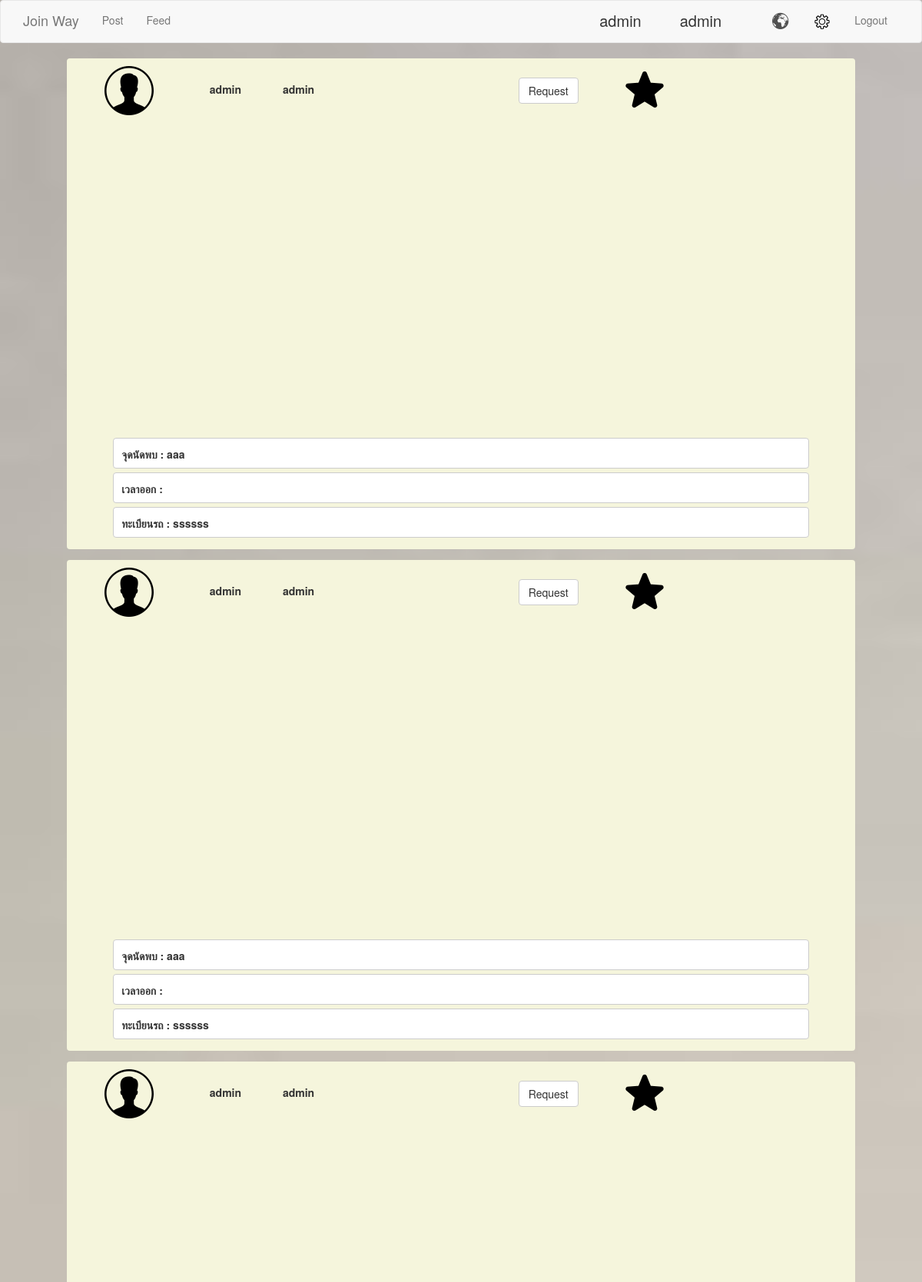
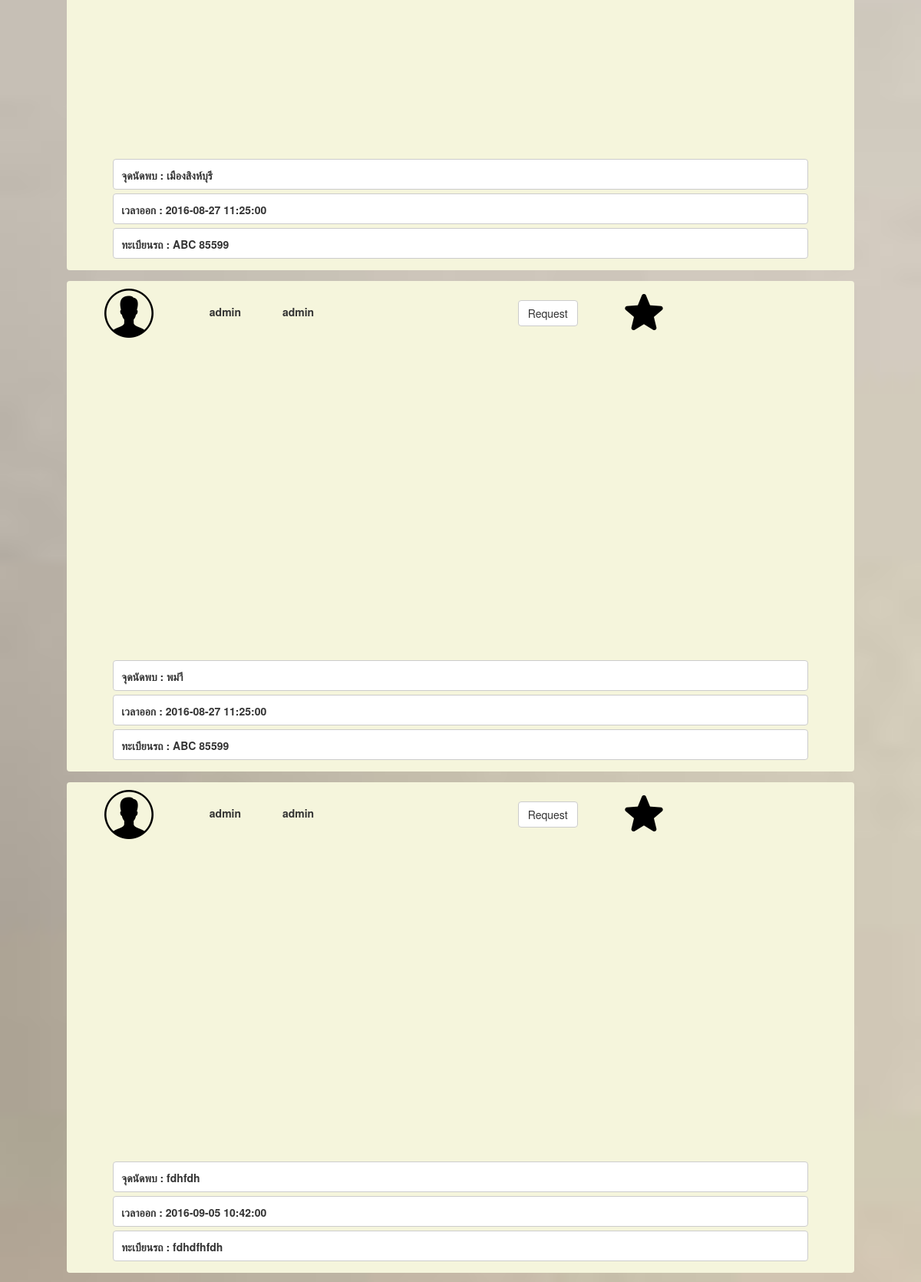
The page /source/phpListViewPage.php (signed in, upper part) on the database its author committed (2 pictures, top to bottom).
### tables this page shows
CREATE TABLE `user` (
  `user_id` varchar(10) NOT NULL,
  `username` varchar(15) NOT NULL,
  `password` varchar(15) NOT NULL,
  `firstname` varchar(200) NOT NULL,
  `lastname` varchar(200) NOT NULL,
  `image` text NOT NULL,
  PRIMARY KEY  (`user_id`)
);

CREATE TABLE `map` (
  `map_id` int(11) NOT NULL auto_increment,
  `meeting_point` text,
  `license_plate` varchar(10) default NULL,
  `map_datetime` datetime default NULL,
  `start_lat` varchar(200) default NULL,
  `start_lng` varchar(200) default NULL,
  `end_lat` varchar(200) default NULL,
  `end_lng` varchar(200) default NULL,
  `start` text,
  `end` text,
  `type` varchar(10) default NULL,
  `user_id` varchar(10) default NULL,
  PRIMARY KEY  (`map_id`),
  KEY `user_id` (`user_id`)
);

### source/phpListViewPage.php (the view, shortened to what this page needs)
<html>
<head>
	<link rel="stylesheet" type="text/css" href="css/bootstrap.css">
<?
    $sqlVal = $_SESSION['login_true_admin'];
    $result = mysql_query("select * from user where username='$sqlVal'");
    $row = mysql_fetch_array($result);
?>
</head>
<body>
	<nav class="navbar navbar-default">
		  <div class="container">
		    <div class="navbar-header">
		      <a class="navbar-brand" href="phpStickyPage.php">Join Way</a>
		    </div>
		    <div class="collapse navbar-collapse" id="bs-example-navbar-collapse-1">
		      <ul class="nav navbar-nav">
		        <li><a href="phpStickyPage.php">Post<span class="sr-only">(current)</span></a></li>
		        <li><a href="phpViewPage.php">Feed<span class="icon-bar"></span></a></li>
		      </ul>
		      <ul class="nav navbar-nav navbar-right">
		      	<li id="sdf"> <?=$row["firstname"]; ?> </li>
		      	<li id="sdf"> <?=$row["lastname"];?> </li>
		        <li><a href="phpSelectPage.php" onclick="alarm();"><img id="" src="image/globe-01.png"></a></li>
			    <li><a href=""><img id="" src="image/setting.png"></a></li>
			    <li><a href="phpLogout.php">Logout</a></li>
		      </ul>
		    </div>
		  </div>
		</nav>
<?
	$sql = mysql_query("select * from map, user where map.user_id=user.user_id");
	while($bbb = mysql_fetch_array($sql)){
?>
		<div class="container" align="center">
			<form name="formListView" method="post" action="">
				<div class="paneshow">
					<div class="row">
						<div class="col-md-2">
							<img src="image/male.png">
						</div>
						<div class="col-md-2">
							<label id=""><?=$bbb['firstname']?></label>
							<label id="nnn"><?=$bbb['lastname']?></label>
						</div>
						<div class="col-md-8">
							<button class="btn btn-default" id="">Request</button>
							<a href="phpDetailComment.php"><img class="" id="yoo" src="image/star.png"></a>
						</div>
					</div>
					<div class="row">
						<div class="" id="map"></div>
					</div>
					<div class="showdetail">
						<label id="mmm">จุดนัดพบ : <?=$bbb['meeting_point']?></label>
						<label id="mmm"> เวลาออก : <?=$bbb['map_datetime']?></label>
						<label id="mmm">ทะเบียนรถ : <?=$bbb['license_plate']?></label>
					</div>
				</div>
			</form>
		</div>
<?}?>
<br>
</body>
</html>

### source/phpListViewPage.php (style rules this page uses)
.paneshow { padding: 10px; width: 90%; height: auto; border-radius: 4px; background-color: #F5F5DC; }
.showdetail { margin-top: 20px; }
#nnn { padding-top: 20px; padding-left: 50px; }
#mmm { border-radius: 4px; border: 1px solid #ccc; width: 90%; height: 40px; margin-bottom: 5px; padding: 10px; background-color: white; text-align: left; }
#sdf { padding-top: 12px; padding-right: 50px; font-size: 20px; }
#map { width: 80%; height: 50%; }
#yoo { padding-left: 50px; }

### rows shown on the page
user: firstname "admin", lastname "admin"
map: user.firstname "admin", user.lastname "admin", meeting_point "aaa", license_plate "ssssss"
map: user.firstname "admin", user.lastname "admin", meeting_point "aaa", license_plate "ssssss"
map: user.firstname "admin", user.lastname "admin", meeting_point "เมืองสิงห์บุรี", map_datetime "2016-08-27 11:25:00", license_plate "ABC 85599"
map: user.firstname "admin", user.lastname "admin", meeting_point "พม่าี", map_datetime "2016-08-27 11:25:00", license_plate "ABC 85599"
map: user.firstname "admin", user.lastname "admin", meeting_point "fdhfdh", map_datetime "2016-09-05 10:42:00", license_plate "fdhdfhfdh"
